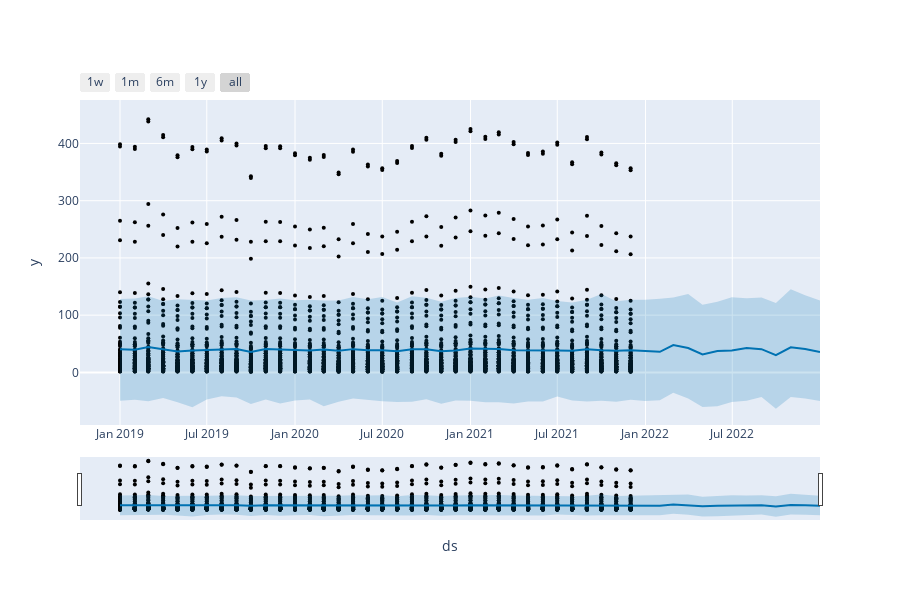

Notebook code cell kept with this figure:
### Code cell
plot_plotly(m3, predictions3)
